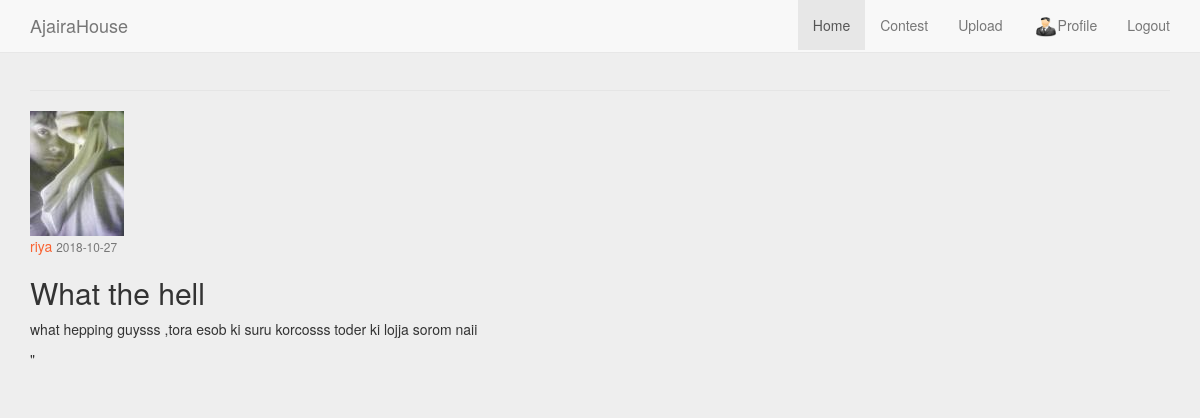
/post/3 (signed in), run on the app's committed database.
### ajaira/models.py (models this page shows, shortened)
class User(db.Model,UserMixin):
    id=db.Column(db.Integer,primary_key=True)
    username=db.Column(db.String(20),nullable=False)
    email=db.Column(db.String(120),unique=True,nullable=False)
    image_file=db.Column(db.String(20),nullable=False,default="default.jpg")
    password=db.Column(db.String(60),nullable=False)
    posts=db.relationship("Post",backref='author',lazy=True)

class Post(db.Model):
    id=db.Column(db.Integer,primary_key=True)
    title=db.Column(db.String(100),nullable=False)
    date_posted=db.Column(db.DateTime,nullable=False,default=datetime.utcnow)
    content=db.Column(db.Text,nullable=False)
    user_id=db.Column(db.Integer,db.ForeignKey('user.id'),nullable=False)

### ajaira/routes.py (the view)
@app.route("/post/<int:post_id>")
def post(post_id):
    post=Post.query.get_or_404(post_id)
    return render_template('post.html',post=post,active=active)

### ajaira/models.py (called while the page is built)
@login_manager.user_loader
def load_user(user_id):
    return User.query.get(int(user_id))

### ajaira/templates/post.html (shortened to what this page needs)
{% extends 'layout.html' %}
{% block content %}
{% if active %}
{% else %}
{% block nav %}
<li class="active"><a href="{{url_for('home')}}">Home</a></li>
<li><a href="{{url_for('contest')}}" >Contest</a></li>
<li><a href="{{url_for('upload')}}">Upload</a></li>
<li class="profile" ><a href="{{url_for('profile')}}"><img  src="{{url_for('static',filename='img/demo-doll.png')}}" alt="" />Profile</a></li>
 {% endblock %}
{% endif %}
<div class="container">
  <legend class="border-bottom mb-4"> {{ legend }}</legend>
  <article class="media content-section">
    <img class="rounded-circle article-img" src="{{url_for('static',filename='img/'+post.author.image_file)}}"></img>
    <div class="media-body">
      <div class="article-metadata">
        <a class="mr-2" href="#">{{ post.author.username }}</a>
        <small class="text-muted">{{ post.date_posted.strftime("%Y-%m-%d") }}</small>
        </div>
        </div>
        <h2 class="article-title">{{ post.title }}</h2>
        <p class="article-content">{{ post.content }}</p>
        </article>"
      </div>
<hr>
{% endblock %}

### ajaira/static/style.css (style rules this page uses)
.profile img { width:25px; height:20px; }

### ajaira/static/navbar-fixed-top.css (style rules this page uses)
body { min-height: 2000px; padding-top: 70px; }

### ajaira/static/profile_header.css (style rules this page uses)
body { margin-top:20px; background:#eee; }
a { color: #f96332; }

### data on the page
User: image_file (picture), author.username "riya"
Post: date_posted "2018-10-27", title "What the hell", content "what hepping guysss ,tora esob ki suru korcosss toder ki lojja sorom naii"
